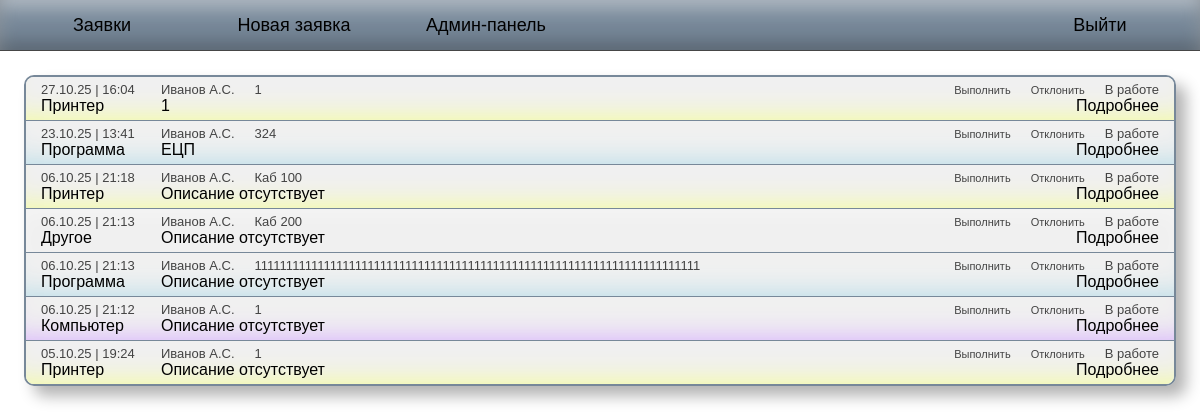
/board (signed in), run on an earlier commit of the app's database.
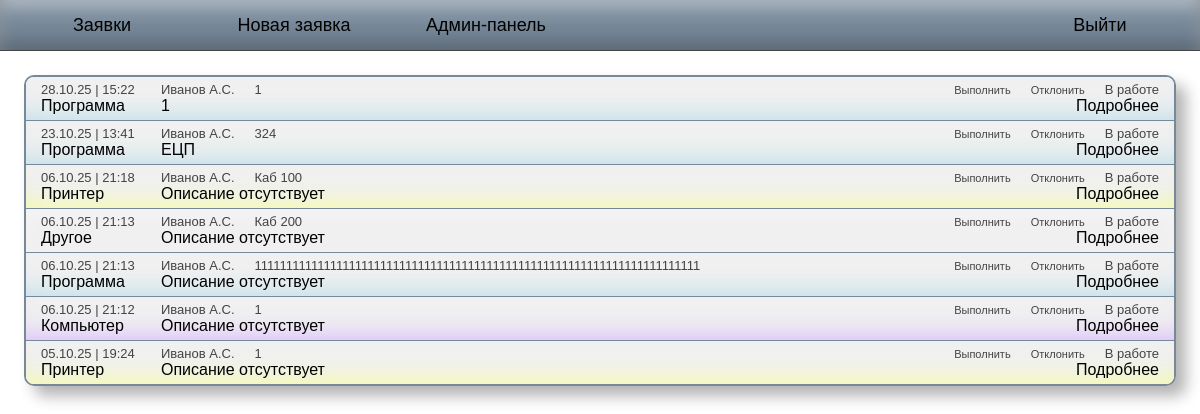
And on a later commit of the database.
### main/models.py (models this page shows, shortened)
class Request(models.Model):
    request_types = [
        ('PRINTER', 'Принтер'),
        ('SOFTWARE', 'Программа'),
        ('HARDWARE', 'Компьютер'),
        ('ETC', 'Другое'),
    ]
    status_choices = [
        ('WORKING', 'В работе'),
        ('COMPLETED', 'Выполнено'),
        ('REJECTED', 'Отклонено'),
    ]
    request_text = models.CharField(max_length=2048, null=True, blank=True,
                                    default='Описание отсутствует')
    place = models.CharField(max_length=128, null=False)
    request_date = models.DateTimeField(null=False)
    sender = models.ForeignKey(Worker, on_delete=models.CASCADE)
    category = models.CharField(choices=request_types)
    status = models.CharField(choices=status_choices, default='WORKING')

class Worker(models.Model):
    worker_roles = [
        ('admin', 'Администратор'),
        ('worker', 'Сотрудник'),
    ]
    user = models.OneToOneField(User, on_delete=models.CASCADE)
    role = models.CharField(choices=worker_roles, default='worker')
    full_name = models.CharField(max_length=255, null=False)

### main/views.py (the view)
# urls.py: path('board', board_view, name='board'),
@login_required(login_url='login')
def board_view(request):
    worker = Worker.objects.get(user=request.user)
    if worker.role == 'admin':
        requests = Request.objects.all()
    else:
        requests = Request.objects.filter(sender=worker)
    requests = requests.order_by('-request_date')
    return render(request, 'requests.html', {
        'requests': requests,
    })

### templates/requests.html (shortened to what this page needs)
{% extends 'header.html' %}
{% load static %}
{% block styles %}
    <link href="{% static '/css/requests.css' %}" rel="stylesheet">
{% endblock styles %}
{% block body %}
<div class="requests-content">
    {% if not requests %}
    {% else %}
        <div class="requests-wrapper">
            {% for request in requests %}
                {% if request.category == 'PRINTER' %}
                <div class="request-wrapper printer">
                {% elif request.category == 'SOFTWARE' %}
                <div class="request-wrapper software">
                {% elif request.category == 'HARDWARE' %}
                <div class="request-wrapper hardware">
                {% elif request.category == 'ETC' %}
                <div class="request-wrapper etc">
                {% endif %}
                    <div class="request-header">
                        <span class="request-time">
            {{ request.request_date|date:"d.m.y" }} | {{ request.request_date|time:"H:i" }}
                        </span>
                        <span class="request-from">{{ request.sender.full_name }}</span>
                        <span class="request-place">{{ request.place }}</span>
                        {% if user.worker.role == 'admin' %}
            <div class="complete-btn-wrapper"><button class="complete-btn">Выполнить</button></div>
            <div class="reject-btn-wrapper"><button class="reject-btn">Отклонить</button></div>
                        {% elif request.sender == user.worker %}
            <div class="reject-btn-wrapper"><button class="reject-btn">Отозвать</button></div>
                        {% endif %}
                        <div class="request-status">{{ request.get_status_display }}</div>
                    </div>
                    <div class="request-body">
                        <span class="request-category">{{ request.get_category_display }}</span>
                        <span class="request-text">{{ request.request_text|truncatechars:'100' }}</span>
                        <span class="request-details-btn" id="details_{{ request.id }}">Подробнее</span>
                    </div>
                </div>
            {% endfor %}
        </div>
    {%endif %}
</div>
{% endblock %}

### templates/header.html (shortened to what this page needs)
<!doctype html>
<html lang="en">
<head>
    {% load static %}
    <link href="{% static '/css/header.css' %}" rel="stylesheet">
    {% block styles %}
    {% endblock styles %}
</head>
<body>
<nav class="menu-block">
    <div class="first-group">
        <div><a href="/board">Заявки</a></div>
        <div><a href="/board/new">Новая заявка</a></div>
        {% if  user.worker.role == 'admin' %}
            <div><a href="/admin">Админ-панель</a></div>
        {% endif %}
    </div>
    <div class="second-group">
        {% if user.is_authenticated %}
            <div class="logout"><a href="/logout">Выйти</a></div>
        {% else %}
            <div class="signup"><a href="/signup">Регистрация</a></div>
            <div class="login"><a href="/login">Вход</a></div>
        {% endif %}
    </div>
</nav>
<div class="content">
    {% block body %}
    {% endblock body %}
</div>
</body>
</html>

### static/css/header.css (style rules this page uses)
body { background: white; margin: 0; font-family: Calibri, sans-serif; }

What changed in the data, as far as the page shows it:
removed Request: request_date "27.10.25", request_date "16:04", sender.full_name "Иванов А.С.", place "1", status "В работе", category "Принтер", request_text "1"
added Request: request_date "28.10.25", request_date "15:22", sender.full_name "Иванов А.С.", place "1", status "В работе", category "Программа", request_text "1"
